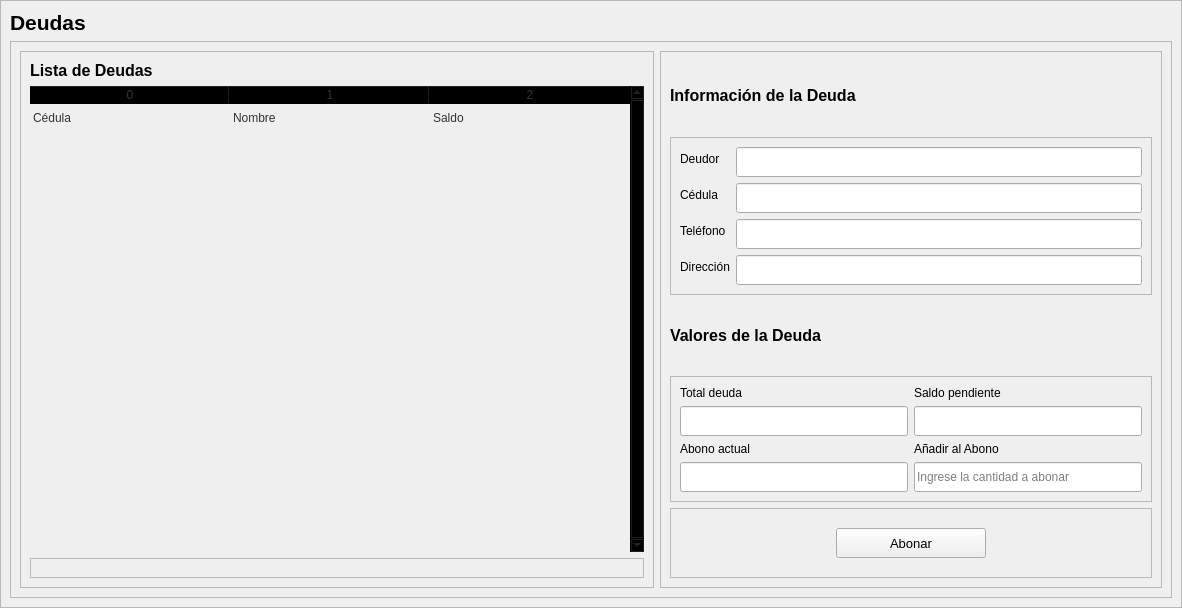
<?xml version="1.0" encoding="UTF-8"?>
<ui version="4.0">
 <class>deudas</class>
 <widget class="QWidget" name="deudas">
  <property name="geometry">
   <rect>
    <x>0</x>
    <y>0</y>
    <width>1182</width>
    <height>608</height>
   </rect>
  </property>
  <property name="windowTitle">
   <string>Form</string>
  </property>
  <property name="styleSheet">
   <string notr="true"/>
  </property>
  <layout class="QVBoxLayout" name="verticalLayout">
   <property name="spacing">
    <number>0</number>
   </property>
   <property name="leftMargin">
    <number>0</number>
   </property>
   <property name="topMargin">
    <number>0</number>
   </property>
   <property name="rightMargin">
    <number>0</number>
   </property>
   <property name="bottomMargin">
    <number>0</number>
   </property>
   <item>
    <widget class="QFrame" name="frame">
     <property name="frameShape">
      <enum>QFrame::StyledPanel</enum>
     </property>
     <property name="frameShadow">
      <enum>QFrame::Raised</enum>
     </property>
     <layout class="QVBoxLayout" name="verticalLayout_2">
      <item>
       <widget class="QLabel" name="label_4">
        <property name="font">
         <font>
          <pointsize>10</pointsize>
          <italic>false</italic>
          <bold>false</bold>
         </font>
        </property>
        <property name="text">
         <string>&lt;html&gt;&lt;head/&gt;&lt;body&gt;&lt;p&gt;&lt;span style=&quot; font-size:16pt; font-weight:700;&quot;&gt;Deudas&lt;/span&gt;&lt;/p&gt;&lt;/body&gt;&lt;/html&gt;</string>
        </property>
       </widget>
      </item>
      <item>
       <widget class="QFrame" name="frame_39">
        <property name="frameShape">
         <enum>QFrame::StyledPanel</enum>
        </property>
        <property name="frameShadow">
         <enum>QFrame::Raised</enum>
        </property>
        <layout class="QHBoxLayout" name="horizontalLayout_19">
         <item>
          <widget class="QFrame" name="frame_34">
           <property name="frameShape">
            <enum>QFrame::StyledPanel</enum>
           </property>
           <property name="frameShadow">
            <enum>QFrame::Raised</enum>
           </property>
           <layout class="QVBoxLayout" name="verticalLayout_30">
            <item>
             <widget class="QLabel" name="label_23">
              <property name="font">
               <font>
                <pointsize>10</pointsize>
                <italic>false</italic>
                <bold>false</bold>
               </font>
              </property>
              <property name="text">
               <string>&lt;html&gt;&lt;head/&gt;&lt;body&gt;&lt;p&gt;&lt;span style=&quot; font-size:12pt; font-weight:700;&quot;&gt;Lista de Deudas&lt;/span&gt;&lt;/p&gt;&lt;/body&gt;&lt;/html&gt;</string>
              </property>
             </widget>
            </item>
            <item>
             <widget class="QTableWidget" name="tableDeuda">
              <property name="sizePolicy">
               <sizepolicy hsizetype="Expanding" vsizetype="Expanding">
                <horstretch>0</horstretch>
                <verstretch>0</verstretch>
               </sizepolicy>
              </property>
              <property name="palette">
               <palette>
                <active>
                 <colorrole role="WindowText">
                  <brush brushstyle="SolidPattern">
                   <color alpha="255">
                    <red>51</red>
                    <green>51</green>
                    <blue>51</blue>
                   </color>
                  </brush>
                 </colorrole>
                 <colorrole role="Button">
                  <brush brushstyle="SolidPattern">
                   <color alpha="0">
                    <red>0</red>
                    <green>0</green>
                    <blue>0</blue>
                   </color>
                  </brush>
                 </colorrole>
                 <colorrole role="Text">
                  <brush brushstyle="SolidPattern">
                   <color alpha="255">
                    <red>51</red>
                    <green>51</green>
                    <blue>51</blue>
                   </color>
                  </brush>
                 </colorrole>
                 <colorrole role="ButtonText">
                  <brush brushstyle="SolidPattern">
                   <color alpha="255">
                    <red>51</red>
                    <green>51</green>
                    <blue>51</blue>
                   </color>
                  </brush>
                 </colorrole>
                 <colorrole role="Base">
                  <brush brushstyle="NoBrush">
                   <color alpha="255">
                    <red>0</red>
                    <green>0</green>
                    <blue>0</blue>
                   </color>
                  </brush>
                 </colorrole>
                 <colorrole role="Window">
                  <brush brushstyle="SolidPattern">
                   <color alpha="0">
                    <red>0</red>
                    <green>0</green>
                    <blue>0</blue>
                   </color>
                  </brush>
                 </colorrole>
                 <colorrole role="PlaceholderText">
                  <brush brushstyle="SolidPattern">
                   <color alpha="255">
                    <red>51</red>
                    <green>51</green>
                    <blue>51</blue>
                   </color>
                  </brush>
                 </colorrole>
                </active>
                <inactive>
                 <colorrole role="WindowText">
                  <brush brushstyle="SolidPattern">
                   <color alpha="255">
                    <red>51</red>
                    <green>51</green>
                    <blue>51</blue>
                   </color>
                  </brush>
                 </colorrole>
                 <colorrole role="Button">
                  <brush brushstyle="SolidPattern">
                   <color alpha="0">
                    <red>0</red>
                    <green>0</green>
                    <blue>0</blue>
                   </color>
                  </brush>
                 </colorrole>
                 <colorrole role="Text">
                  <brush brushstyle="SolidPattern">
                   <color alpha="255">
                    <red>51</red>
                    <green>51</green>
                    <blue>51</blue>
                   </color>
                  </brush>
                 </colorrole>
                 <colorrole role="ButtonText">
                  <brush brushstyle="SolidPattern">
                   <color alpha="255">
                    <red>51</red>
                    <green>51</green>
                    <blue>51</blue>
                   </color>
                  </brush>
                 </colorrole>
                 <colorrole role="Base">
                  <brush brushstyle="NoBrush">
                   <color alpha="255">
                    <red>0</red>
                    <green>0</green>
                    <blue>0</blue>
                   </color>
                  </brush>
                 </colorrole>
                 <colorrole role="Window">
                  <brush brushstyle="SolidPattern">
                   <color alpha="0">
                    <red>0</red>
                    <green>0</green>
                    <blue>0</blue>
                   </color>
                  </brush>
                 </colorrole>
                 <colorrole role="PlaceholderText">
                  <brush brushstyle="SolidPattern">
                   <color alpha="255">
                    <red>51</red>
                    <green>51</green>
                    <blue>51</blue>
                   </color>
                  </brush>
                 </colorrole>
                </inactive>
                <disabled>
                 <colorrole role="WindowText">
                  <brush brushstyle="SolidPattern">
                   <color alpha="255">
                    <red>51</red>
                    <green>51</green>
                    <blue>51</blue>
                   </color>
                  </brush>
                 </colorrole>
                 <colorrole role="Button">
                  <brush brushstyle="SolidPattern">
                   <color alpha="0">
                    <red>0</red>
                    <green>0</green>
                    <blue>0</blue>
                   </color>
                  </brush>
                 </colorrole>
                 <colorrole role="Text">
                  <brush brushstyle="SolidPattern">
                   <color alpha="255">
                    <red>51</red>
                    <green>51</green>
                    <blue>51</blue>
                   </color>
                  </brush>
                 </colorrole>
                 <colorrole role="ButtonText">
                  <brush brushstyle="SolidPattern">
                   <color alpha="255">
                    <red>51</red>
                    <green>51</green>
                    <blue>51</blue>
                   </color>
                  </brush>
                 </colorrole>
                 <colorrole role="Base">
                  <brush brushstyle="NoBrush">
                   <color alpha="255">
                    <red>0</red>
                    <green>0</green>
                    <blue>0</blue>
                   </color>
                  </brush>
                 </colorrole>
                 <colorrole role="Window">
                  <brush brushstyle="SolidPattern">
                   <color alpha="0">
                    <red>0</red>
                    <green>0</green>
                    <blue>0</blue>
                   </color>
                  </brush>
                 </colorrole>
                 <colorrole role="PlaceholderText">
                  <brush brushstyle="SolidPattern">
                   <color alpha="255">
                    <red>51</red>
                    <green>51</green>
                    <blue>51</blue>
                   </color>
                  </brush>
                 </colorrole>
                </disabled>
               </palette>
              </property>
              <property name="frameShape">
               <enum>QFrame::NoFrame</enum>
              </property>
              <property name="verticalScrollBarPolicy">
               <enum>Qt::ScrollBarAlwaysOn</enum>
              </property>
              <property name="sizeAdjustPolicy">
               <enum>QAbstractScrollArea::AdjustToContents</enum>
              </property>
              <property name="editTriggers">
               <set>QAbstractItemView::NoEditTriggers</set>
              </property>
              <property name="selectionMode">
               <enum>QAbstractItemView::SingleSelection</enum>
              </property>
              <property name="selectionBehavior">
               <enum>QAbstractItemView::SelectRows</enum>
              </property>
              <property name="showGrid">
               <bool>true</bool>
              </property>
              <property name="gridStyle">
               <enum>Qt::SolidLine</enum>
              </property>
              <property name="sortingEnabled">
               <bool>false</bool>
              </property>
              <attribute name="horizontalHeaderVisible">
               <bool>true</bool>
              </attribute>
              <attribute name="horizontalHeaderCascadingSectionResizes">
               <bool>true</bool>
              </attribute>
              <attribute name="horizontalHeaderDefaultSectionSize">
               <number>200</number>
              </attribute>
              <attribute name="horizontalHeaderStretchLastSection">
               <bool>true</bool>
              </attribute>
              <attribute name="verticalHeaderVisible">
               <bool>false</bool>
              </attribute>
              <attribute name="verticalHeaderCascadingSectionResizes">
               <bool>false</bool>
              </attribute>
              <attribute name="verticalHeaderHighlightSections">
               <bool>false</bool>
              </attribute>
              <attribute name="verticalHeaderStretchLastSection">
               <bool>false</bool>
              </attribute>
              <row>
               <property name="text">
                <string>New Row</string>
               </property>
              </row>
              <row>
               <property name="text">
                <string>New Row</string>
               </property>
              </row>
              <row>
               <property name="text">
                <string>New Row</string>
               </property>
              </row>
              <row>
               <property name="text">
                <string>New Row</string>
               </property>
              </row>
              <row>
               <property name="text">
                <string>New Row</string>
               </property>
              </row>
              <row>
               <property name="text">
                <string>New Row</string>
               </property>
              </row>
              <row>
               <property name="text">
                <string>New Row</string>
               </property>
              </row>
              <row>
               <property name="text">
                <string>New Row</string>
               </property>
              </row>
              <row>
               <property name="text">
                <string>New Row</string>
               </property>
              </row>
              <row>
               <property name="text">
                <string>New Row</string>
               </property>
              </row>
              <row>
               <property name="text">
                <string>New Row</string>
               </property>
              </row>
              <column>
               <property name="text">
                <string>0</string>
               </property>
              </column>
              <column>
               <property name="text">
                <string>1</string>
               </property>
              </column>
              <column>
               <property name="text">
                <string>2</string>
               </property>
              </column>
              <item row="0" column="0">
               <property name="text">
                <string>Cédula</string>
               </property>
              </item>
              <item row="0" column="1">
               <property name="text">
                <string>Nombre</string>
               </property>
              </item>
              <item row="0" column="2">
               <property name="text">
                <string>Saldo</string>
               </property>
              </item>
             </widget>
            </item>
            <item>
             <widget class="QFrame" name="frame_33">
              <property name="frameShape">
               <enum>QFrame::StyledPanel</enum>
              </property>
              <property name="frameShadow">
               <enum>QFrame::Raised</enum>
              </property>
              <layout class="QHBoxLayout" name="horizontalLayout_17"/>
             </widget>
            </item>
           </layout>
          </widget>
         </item>
         <item>
          <widget class="QFrame" name="frame_38">
           <property name="frameShape">
            <enum>QFrame::StyledPanel</enum>
           </property>
           <property name="frameShadow">
            <enum>QFrame::Raised</enum>
           </property>
           <layout class="QVBoxLayout" name="verticalLayout_31">
            <item>
             <widget class="QLabel" name="label_24">
              <property name="font">
               <font>
                <pointsize>10</pointsize>
                <italic>false</italic>
                <bold>false</bold>
               </font>
              </property>
              <property name="text">
               <string>&lt;html&gt;&lt;head/&gt;&lt;body&gt;&lt;p&gt;&lt;span style=&quot; font-size:12pt; font-weight:700;&quot;&gt;Información de la Deuda&lt;/span&gt;&lt;/p&gt;&lt;/body&gt;&lt;/html&gt;</string>
              </property>
             </widget>
            </item>
            <item>
             <widget class="QFrame" name="frame_35">
              <property name="frameShape">
               <enum>QFrame::StyledPanel</enum>
              </property>
              <property name="frameShadow">
               <enum>QFrame::Raised</enum>
              </property>
              <layout class="QFormLayout" name="formLayout_10">
               <item row="0" column="0">
                <widget class="QLabel" name="labelVersion_21">
                 <property name="lineWidth">
                  <number>1</number>
                 </property>
                 <property name="text">
                  <string>Deudor</string>
                 </property>
                 <property name="alignment">
                  <set>Qt::AlignLeading|Qt::AlignLeft|Qt::AlignVCenter</set>
                 </property>
                </widget>
               </item>
               <item row="0" column="1">
                <widget class="QLineEdit" name="textName">
                 <property name="minimumSize">
                  <size>
                   <width>0</width>
                   <height>30</height>
                  </size>
                 </property>
                 <property name="text">
                  <string/>
                 </property>
                </widget>
               </item>
               <item row="1" column="0">
                <widget class="QLabel" name="labelVersion_23">
                 <property name="lineWidth">
                  <number>1</number>
                 </property>
                 <property name="text">
                  <string>Cédula</string>
                 </property>
                 <property name="alignment">
                  <set>Qt::AlignLeading|Qt::AlignLeft|Qt::AlignVCenter</set>
                 </property>
                </widget>
               </item>
               <item row="1" column="1">
                <widget class="QLineEdit" name="textCedula">
                 <property name="minimumSize">
                  <size>
                   <width>0</width>
                   <height>30</height>
                  </size>
                 </property>
                 <property name="text">
                  <string/>
                 </property>
                </widget>
               </item>
               <item row="2" column="0">
                <widget class="QLabel" name="labelVersion_22">
                 <property name="lineWidth">
                  <number>1</number>
                 </property>
                 <property name="text">
                  <string>Teléfono</string>
                 </property>
                 <property name="alignment">
                  <set>Qt::AlignLeading|Qt::AlignLeft|Qt::AlignVCenter</set>
                 </property>
                </widget>
               </item>
               <item row="2" column="1">
                <widget class="QLineEdit" name="textTelefono">
                 <property name="minimumSize">
                  <size>
                   <width>0</width>
                   <height>30</height>
                  </size>
                 </property>
                 <property name="text">
                  <string/>
                 </property>
                </widget>
               </item>
               <item row="3" column="0">
                <widget class="QLabel" name="labelVersion_19">
                 <property name="lineWidth">
                  <number>1</number>
                 </property>
                 <property name="text">
                  <string>Dirección</string>
                 </property>
                 <property name="alignment">
                  <set>Qt::AlignLeading|Qt::AlignLeft|Qt::AlignVCenter</set>
                 </property>
                </widget>
               </item>
               <item row="3" column="1">
                <widget class="QLineEdit" name="textDirec">
                 <property name="minimumSize">
                  <size>
                   <width>0</width>
                   <height>30</height>
                  </size>
                 </property>
                 <property name="text">
                  <string/>
                 </property>
                </widget>
               </item>
              </layout>
             </widget>
            </item>
            <item>
             <widget class="QLabel" name="label_25">
              <property name="font">
               <font>
                <pointsize>10</pointsize>
                <italic>false</italic>
                <bold>false</bold>
               </font>
              </property>
              <property name="text">
               <string>&lt;html&gt;&lt;head/&gt;&lt;body&gt;&lt;p&gt;&lt;span style=&quot; font-size:12pt; font-weight:700;&quot;&gt;Valores de la Deuda&lt;/span&gt;&lt;/p&gt;&lt;/body&gt;&lt;/html&gt;</string>
              </property>
             </widget>
            </item>
            <item>
             <widget class="QFrame" name="frame_36">
              <property name="frameShape">
               <enum>QFrame::StyledPanel</enum>
              </property>
              <property name="frameShadow">
               <enum>QFrame::Raised</enum>
              </property>
              <layout class="QGridLayout" name="gridLayout_2">
               <item row="1" column="0">
                <widget class="QLineEdit" name="textTotal">
                 <property name="minimumSize">
                  <size>
                   <width>0</width>
                   <height>30</height>
                  </size>
                 </property>
                 <property name="text">
                  <string/>
                 </property>
                </widget>
               </item>
               <item row="0" column="0">
                <widget class="QLabel" name="labelVersion_20">
                 <property name="lineWidth">
                  <number>1</number>
                 </property>
                 <property name="text">
                  <string>Total deuda</string>
                 </property>
                 <property name="alignment">
                  <set>Qt::AlignLeading|Qt::AlignLeft|Qt::AlignVCenter</set>
                 </property>
                </widget>
               </item>
               <item row="0" column="1">
                <widget class="QLabel" name="labelVersion_25">
                 <property name="lineWidth">
                  <number>1</number>
                 </property>
                 <property name="text">
                  <string>Saldo pendiente</string>
                 </property>
                 <property name="alignment">
                  <set>Qt::AlignLeading|Qt::AlignLeft|Qt::AlignVCenter</set>
                 </property>
                </widget>
               </item>
               <item row="1" column="1">
                <widget class="QLineEdit" name="textSaldo">
                 <property name="minimumSize">
                  <size>
                   <width>0</width>
                   <height>30</height>
                  </size>
                 </property>
                 <property name="text">
                  <string/>
                 </property>
                </widget>
               </item>
               <item row="2" column="0">
                <widget class="QLabel" name="labelVersion_24">
                 <property name="lineWidth">
                  <number>1</number>
                 </property>
                 <property name="text">
                  <string>Abono actual</string>
                 </property>
                 <property name="alignment">
                  <set>Qt::AlignLeading|Qt::AlignLeft|Qt::AlignVCenter</set>
                 </property>
                </widget>
               </item>
               <item row="2" column="1">
                <widget class="QLabel" name="labelVersion_26">
                 <property name="lineWidth">
                  <number>1</number>
                 </property>
                 <property name="text">
                  <string>Añadir al Abono</string>
                 </property>
                 <property name="alignment">
                  <set>Qt::AlignLeading|Qt::AlignLeft|Qt::AlignVCenter</set>
                 </property>
                </widget>
               </item>
               <item row="3" column="0">
                <widget class="QLineEdit" name="textAbono">
                 <property name="minimumSize">
                  <size>
                   <width>0</width>
                   <height>30</height>
                  </size>
                 </property>
                 <property name="text">
                  <string/>
                 </property>
                 <property name="placeholderText">
                  <string/>
                 </property>
                </widget>
               </item>
               <item row="3" column="1">
                <widget class="QLineEdit" name="textAdd">
                 <property name="minimumSize">
                  <size>
                   <width>0</width>
                   <height>30</height>
                  </size>
                 </property>
                 <property name="text">
                  <string/>
                 </property>
                 <property name="placeholderText">
                  <string>Ingrese la cantidad a abonar</string>
                 </property>
                </widget>
               </item>
              </layout>
             </widget>
            </item>
            <item>
             <widget class="QFrame" name="frame_37">
              <property name="frameShape">
               <enum>QFrame::StyledPanel</enum>
              </property>
              <property name="frameShadow">
               <enum>QFrame::Raised</enum>
              </property>
              <layout class="QHBoxLayout" name="horizontalLayout_18">
               <item>
                <spacer name="horizontalSpacer_9">
                 <property name="orientation">
                  <enum>Qt::Horizontal</enum>
                 </property>
                 <property name="sizeHint" stdset="0">
                  <size>
                   <width>40</width>
                   <height>20</height>
                  </size>
                 </property>
                </spacer>
               </item>
               <item>
                <widget class="QPushButton" name="buttonTrans">
                 <property name="minimumSize">
                  <size>
                   <width>150</width>
                   <height>30</height>
                  </size>
                 </property>
                 <property name="font">
                  <font>
                   <pointsize>10</pointsize>
                   <italic>false</italic>
                   <bold>false</bold>
                  </font>
                 </property>
                 <property name="cursor">
                  <cursorShape>PointingHandCursor</cursorShape>
                 </property>
                 <property name="text">
                  <string>Abonar</string>
                 </property>
                 <property name="icon">
                  <iconset resource="../../resources.qrc">
                   <normaloff>:/icons/images/icons/cil-chevron-double-right.png</normaloff>:/icons/images/icons/cil-chevron-double-right.png</iconset>
                 </property>
                </widget>
               </item>
               <item>
                <spacer name="horizontalSpacer_10">
                 <property name="orientation">
                  <enum>Qt::Horizontal</enum>
                 </property>
                 <property name="sizeHint" stdset="0">
                  <size>
                   <width>40</width>
                   <height>20</height>
                  </size>
                 </property>
                </spacer>
               </item>
              </layout>
             </widget>
            </item>
           </layout>
          </widget>
         </item>
        </layout>
       </widget>
      </item>
     </layout>
    </widget>
   </item>
  </layout>
 </widget>
 <resources>
  <include location="../../resources.qrc"/>
 </resources>
 <connections/>
</ui>
